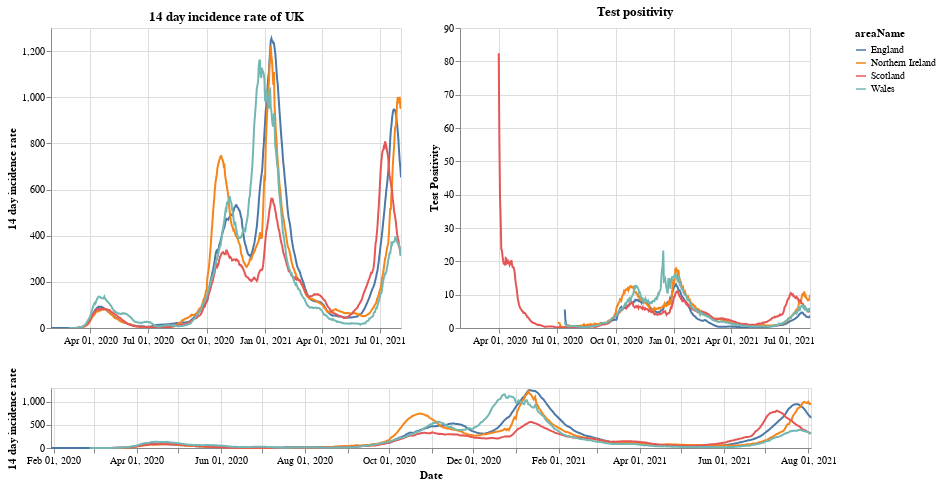

Notebook code cell kept with this figure:
### Markdown cell above
# Plots

First a plot with each country in the UK. The top right shows the positivity rate for (which is the percentage of registered tests which were positive) while the top left is the 14 day incidence rate. The bottom chart can be used to select the timeframe (does not work on a mobile device).

### Code cell
#collapse
brush = alt.selection(type='interval', name='DateBrush',encodings=['x'],fields=['Time'])
leg_selection = alt.selection_multi(fields=['areaName'], bind='legend')

base = alt.Chart(uk_cases).mark_line().encode(
    x=alt.X("yearmonthdate(date):T", axis=alt.Axis(title='Date')),
    y=alt.Y("twoWeeklyCasesRate:Q", axis=alt.Axis(title='14 day incidence rate')),
    tooltip=['areaName', 'date','twoWeeklyCasesRate', 'testPositivity'],
    color='areaName',
    opacity=alt.condition(leg_selection, alt.value(2), alt.value(0.1))
).add_selection(leg_selection).properties(width=350)

upper = base.encode(alt.X('yearmonthdate(date):T', axis=alt.Axis(title=''),
                         scale=alt.Scale(domain=brush))
                   ).properties(title=f'14 day incidence rate of UK')
upper_right = upper.encode(alt.Y('testPositivity:Q', axis=alt.Axis(title='Test Positivity'))).properties(title='Test positivity')
lower = base.properties(height=60, width = 760).add_selection(brush)

(upper | upper_right) & lower

### Figure 1 — Vega-Lite specification as saved in the notebook (floating-point values rounded to 4 significant figures; data arrays with more than 128 entries replaced by an {"elided": "..."} marker saying what was removed)
{"config": {"view": {"continuousWidth": 400, "continuousHeight": 300}}, "vconcat": [{"hconcat": [{"mark": "line", "encoding": {"color": {"type": "nominal", "field": "areaName"}, "opacity": {"condition": {"value": 2, "selection": "selector001"}, "value": 0.1}, "tooltip": [{"type": "nominal", "field": "areaName"}, {"type": "temporal", "field": "date"}, {"type": "quantitative", "field": "twoWeeklyCasesRate"}, {"type": "quantitative", "field": "testPositivity"}], "x": {"type": "temporal", "axis": {"title": ""}, "field": "date", "scale": {"domain": {"selection": "DateBrush"}}, "timeUnit": "yearmonthdate"}, "y": {"type": "quantitative", "axis": {"title": "14 day incidence rate"}, "field": "twoWeeklyCasesRate"}}, "selection": {"selector001": {"type": "multi", "fields": ["areaName"], "bind": "legend"}}, "title": "14 day incidence rate of UK", "width": 350}, {"mark": "line", "encoding": {"color": {"type": "nominal", "field": "areaName"}, "opacity": {"condition": {"value": 2, "selection": "selector001"}, "value": 0.1}, "tooltip": [{"type": "nominal", "field": "areaName"}, {"type": "temporal", "field": "date"}, {"type": "quantitative", "field": "twoWeeklyCasesRate"}, {"type": "quantitative", "field": "testPositivity"}], "x": {"type": "temporal", "axis": {"title": ""}, "field": "date", "scale": {"domain": {"selection": "DateBrush"}}, "timeUnit": "yearmonthdate"}, "y": {"type": "quantitative", "axis": {"title": "Test Positivity"}, "field": "testPositivity"}}, "selection": {"selector001": {"type": "multi", "fields": ["areaName"], "bind": "legend"}}, "title": "Test positivity", "width": 350}]}, {"mark": "line", "encoding": {"color": {"type": "nominal", "field": "areaName"}, "opacity": {"condition": {"value": 2, "selection": "selector001"}, "value": 0.1}, "tooltip": [{"type": "nominal", "field": "areaName"}, {"type": "temporal", "field": "date"}, {"type": "quantitative", "field": "twoWeeklyCasesRate"}, {"type": "quantitative", "field": "testPositivity"}], "x": {"type": "temporal", "axis": {"title": "Date"}, "field": "date", "timeUnit": "yearmonthdate"}, "y": {"type": "quantitative", "axis": {"title": "14 day incidence rate"}, "field": "twoWeeklyCasesRate"}}, "height": 60, "selection": {"selector001": {"type": "multi", "fields": ["areaName"], "bind": "legend"}, "DateBrush": {"type": "interval", "encodings": ["x"], "fields": ["Time"]}}, "width": 760}], "data": {"name": "data-2b4a540242dfb63b6d86b4e7a9e73f98"}, "$schema": "https://vega.github.io/schema/vega-lite/v4.8.1.json", "datasets": {"data-2b4a540242dfb63b6d86b4e7a9e73f98": {"elided": "2116 records"}}}
